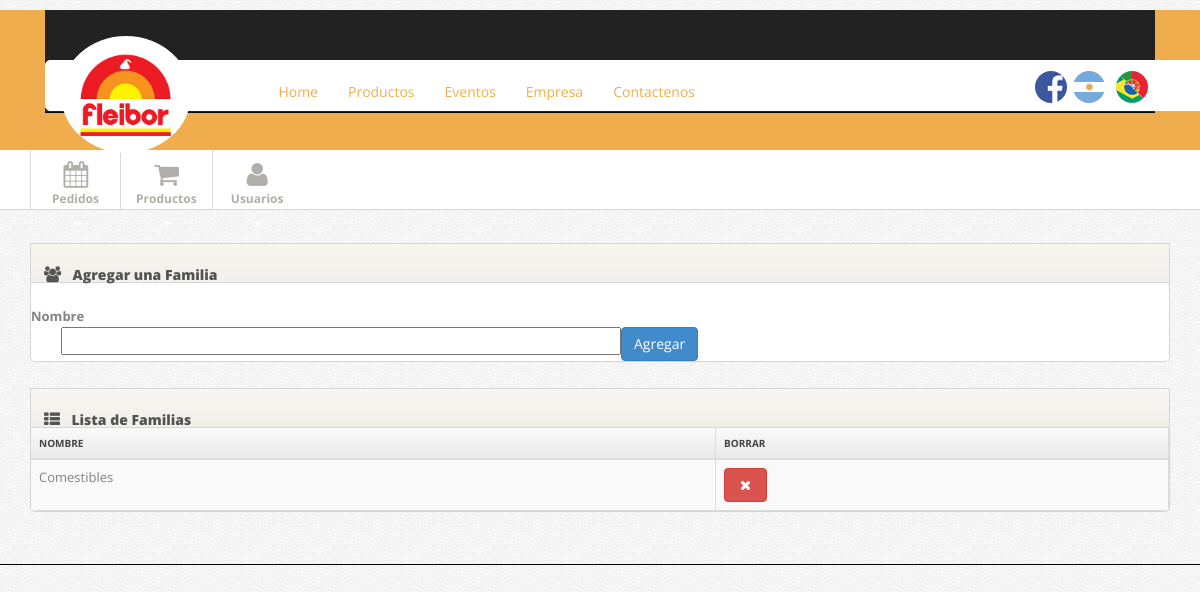
The app's page /admin/producto-familias.php (signed in), older data.
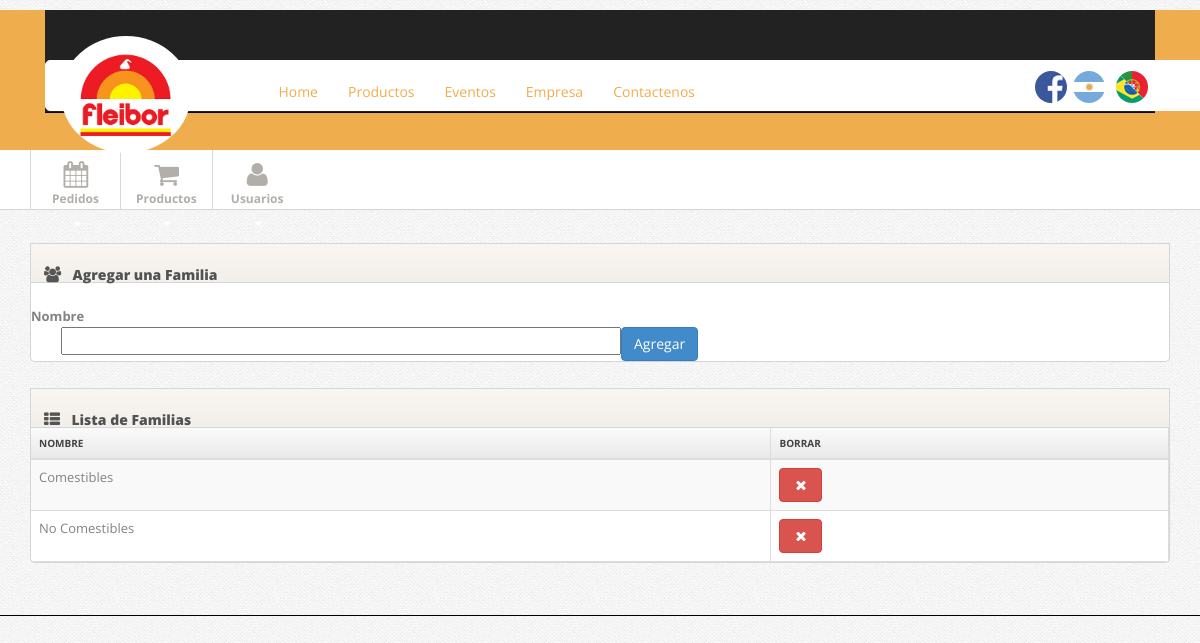
The same page, newer data.
### tables this page shows
CREATE TABLE IF NOT EXISTS `familias` (
  `id` int(11) NOT NULL AUTO_INCREMENT,
  `nombre` varchar(150) NOT NULL,
  PRIMARY KEY (`id`)
);

### admin/class/Product.class.php (called while the page is built, shortened)
<?php
class Producto{
    public function getFamilias(){
        $mysqli = DataBase::connex();
        $query = '
			SELECT
                *
            FROM
                familias
		';
        $result = $mysqli->query($query);
        if($result->num_rows > 0){
            while ($row = $result->fetch_assoc()){
                $medidas[] = $row;
            }
            return $medidas;
        }else{
            return false;
        }
    }
}

### admin/producto-familias.php (the view, shortened to what this page needs)
<?php
    $product = new Producto();
    $familias = $product->getFamilias();
?>
<!DOCTYPE html>
<html lang="es">
<head>
    <?php include("includes/style.php"); ?>
</head>
<body>
<?php include("includes/header.php"); ?>
<?php include("includes/menu-admin.php"); ?>
<div class="main">
    <div class="container">
        <div class="widget widget-table action-table">
            <div class="widget-header"> <i class="icon-group"></i>
                <h3>Agregar una Familia</h3>
            </div>
            <div class="widget-content" style="padding-top: 15px;">
                <form id="edit-profile" class="form-horizontal" method="POST">
                    <div class="control-group">
                        <label class="control-label" for="nombre">Nombre</label>
                        <div class="controls">
                            <input type="text" class="span6" id="familia-nombre" name="nombre">
                        </div>
                    </div>
                    <div class="form-actions">
                        <button type="submit" class="btn btn-primary">Agregar</button>
                    </div>
                </form>
            </div>
        </div>
        <div class="widget widget-table action-table">
            <div class="widget-header"> <i class="icon-th-list"></i>
                <h3>Lista de Familias</h3>
            </div>
            <div class="widget-content">
                <table class="table table-striped table-bordered">
                    <thead>
                    <tr>
                        <th>Nombre</th>
                        <th class="td-actions">Borrar</th>
                    </tr>
                    </thead>
                    <tbody>
                    <?php if(!empty($familias)){foreach($familias as $familia){ ?>
                        <tr>
                            <td id="nombre-<?php echo $familia['id']?>"><?php echo $familia['nombre']?></td>
                            <td class="td-actions">
                                <a id="<?php echo $familia['id']?>" href="#test-modal" class="btn btn-danger btn-small borrar-usuario"><i class="btn-icon-only icon-remove"> </i></a>
                            </td>
                        </tr>
                    <?php }} ?>
                    </tbody>
                </table>
            </div>
        </div>
    </div>
</div>
</body>
</html>

Row changes from the older to the newer data that the page shows:
added familias: nombre "No Comestibles"
